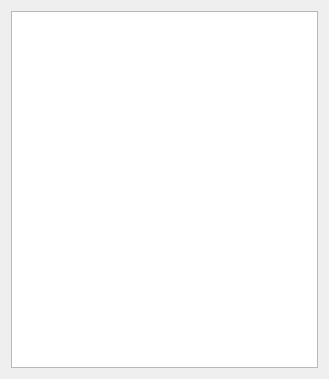
<?xml version="1.0" encoding="UTF-8"?>
<ui version="4.0">
 <class>BandMap</class>
 <widget class="QWidget" name="BandMap">
  <property name="geometry">
   <rect>
    <x>0</x>
    <y>0</y>
    <width>329</width>
    <height>379</height>
   </rect>
  </property>
  <property name="minimumSize">
   <size>
    <width>0</width>
    <height>0</height>
   </size>
  </property>
  <property name="windowTitle">
   <string>Form</string>
  </property>
  <layout class="QGridLayout" name="gridLayout">
   <item row="0" column="0">
    <widget class="QTextBrowser" name="bmTextBrowser">
     <property name="minimumSize">
      <size>
       <width>107</width>
       <height>0</height>
      </size>
     </property>
     <property name="font">
      <font>
       <family>Courier New</family>
       <pointsize>9</pointsize>
      </font>
     </property>
    </widget>
   </item>
  </layout>
 </widget>
 <resources/>
 <connections/>
</ui>
